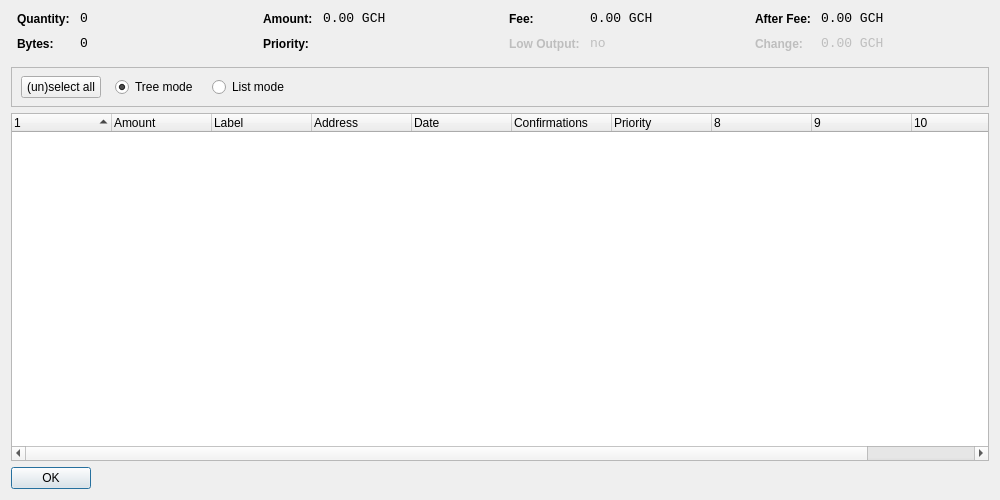
<?xml version="1.0" encoding="UTF-8"?>
<ui version="4.0">
 <class>CoinControlDialog</class>
 <widget class="QDialog" name="CoinControlDialog">
  <property name="geometry">
   <rect>
    <x>0</x>
    <y>0</y>
    <width>1000</width>
    <height>500</height>
   </rect>
  </property>
  <property name="windowTitle">
   <string>Coin Control</string>
  </property>
  <layout class="QVBoxLayout" name="verticalLayout">
   <item>
    <layout class="QHBoxLayout" name="horizontalLayoutTop" stretch="0,0,0,0">
     <property name="topMargin">
      <number>0</number>
     </property>
     <property name="bottomMargin">
      <number>10</number>
     </property>
     <item>
      <layout class="QFormLayout" name="formLayoutCoinControl1">
       <property name="horizontalSpacing">
        <number>10</number>
       </property>
       <property name="verticalSpacing">
        <number>10</number>
       </property>
       <property name="leftMargin">
        <number>6</number>
       </property>
       <property name="rightMargin">
        <number>6</number>
       </property>
       <item row="0" column="0">
        <widget class="QLabel" name="labelCoinControlQuantityText">
         <property name="styleSheet">
          <string notr="true">font-weight:bold;</string>
         </property>
         <property name="text">
          <string>Quantity:</string>
         </property>
        </widget>
       </item>
       <item row="0" column="1">
        <widget class="QLabel" name="labelCoinControlQuantity">
         <property name="font">
          <font>
           <family>Monospace</family>
           <pointsize>10</pointsize>
          </font>
         </property>
         <property name="cursor">
          <cursorShape>IBeamCursor</cursorShape>
         </property>
         <property name="contextMenuPolicy">
          <enum>Qt::ActionsContextMenu</enum>
         </property>
         <property name="text">
          <string notr="true">0</string>
         </property>
         <property name="textInteractionFlags">
          <set>Qt::LinksAccessibleByMouse|Qt::TextSelectableByKeyboard|Qt::TextSelectableByMouse</set>
         </property>
        </widget>
       </item>
       <item row="1" column="0">
        <widget class="QLabel" name="labelCoinControlBytesText">
         <property name="styleSheet">
          <string notr="true">font-weight:bold;</string>
         </property>
         <property name="text">
          <string>Bytes:</string>
         </property>
        </widget>
       </item>
       <item row="1" column="1">
        <widget class="QLabel" name="labelCoinControlBytes">
         <property name="font">
          <font>
           <family>Monospace</family>
           <pointsize>10</pointsize>
          </font>
         </property>
         <property name="cursor">
          <cursorShape>IBeamCursor</cursorShape>
         </property>
         <property name="contextMenuPolicy">
          <enum>Qt::ActionsContextMenu</enum>
         </property>
         <property name="text">
          <string notr="true">0</string>
         </property>
         <property name="textInteractionFlags">
          <set>Qt::LinksAccessibleByMouse|Qt::TextSelectableByKeyboard|Qt::TextSelectableByMouse</set>
         </property>
        </widget>
       </item>
      </layout>
     </item>
     <item>
      <layout class="QFormLayout" name="formLayoutCoinControl2">
       <property name="horizontalSpacing">
        <number>10</number>
       </property>
       <property name="verticalSpacing">
        <number>10</number>
       </property>
       <property name="leftMargin">
        <number>6</number>
       </property>
       <property name="rightMargin">
        <number>6</number>
       </property>
       <item row="0" column="0">
        <widget class="QLabel" name="labelCoinControlAmountText">
         <property name="styleSheet">
          <string notr="true">font-weight:bold;</string>
         </property>
         <property name="text">
          <string>Amount:</string>
         </property>
        </widget>
       </item>
       <item row="0" column="1">
        <widget class="QLabel" name="labelCoinControlAmount">
         <property name="font">
          <font>
           <family>Monospace</family>
           <pointsize>10</pointsize>
          </font>
         </property>
         <property name="cursor">
          <cursorShape>IBeamCursor</cursorShape>
         </property>
         <property name="contextMenuPolicy">
          <enum>Qt::ActionsContextMenu</enum>
         </property>
         <property name="text">
          <string notr="true">0.00 GCH</string>
         </property>
         <property name="textInteractionFlags">
          <set>Qt::LinksAccessibleByMouse|Qt::TextSelectableByKeyboard|Qt::TextSelectableByMouse</set>
         </property>
        </widget>
       </item>
       <item row="1" column="0">
        <widget class="QLabel" name="labelCoinControlPriorityText">
         <property name="styleSheet">
          <string notr="true">font-weight:bold;</string>
         </property>
         <property name="text">
          <string>Priority:</string>
         </property>
        </widget>
       </item>
       <item row="1" column="1">
        <widget class="QLabel" name="labelCoinControlPriority">
         <property name="font">
          <font>
           <family>Monospace</family>
           <pointsize>10</pointsize>
          </font>
         </property>
         <property name="cursor">
          <cursorShape>IBeamCursor</cursorShape>
         </property>
         <property name="contextMenuPolicy">
          <enum>Qt::ActionsContextMenu</enum>
         </property>
         <property name="text">
          <string/>
         </property>
         <property name="textInteractionFlags">
          <set>Qt::LinksAccessibleByMouse|Qt::TextSelectableByKeyboard|Qt::TextSelectableByMouse</set>
         </property>
        </widget>
       </item>
      </layout>
     </item>
     <item>
      <layout class="QFormLayout" name="formLayoutCoinControl3">
       <property name="horizontalSpacing">
        <number>10</number>
       </property>
       <property name="verticalSpacing">
        <number>10</number>
       </property>
       <property name="leftMargin">
        <number>6</number>
       </property>
       <property name="rightMargin">
        <number>6</number>
       </property>
       <item row="0" column="0">
        <widget class="QLabel" name="labelCoinControlFeeText">
         <property name="styleSheet">
          <string notr="true">font-weight:bold;</string>
         </property>
         <property name="text">
          <string>Fee:</string>
         </property>
        </widget>
       </item>
       <item row="0" column="1">
        <widget class="QLabel" name="labelCoinControlFee">
         <property name="font">
          <font>
           <family>Monospace</family>
           <pointsize>10</pointsize>
          </font>
         </property>
         <property name="cursor">
          <cursorShape>IBeamCursor</cursorShape>
         </property>
         <property name="contextMenuPolicy">
          <enum>Qt::ActionsContextMenu</enum>
         </property>
         <property name="text">
          <string notr="true">0.00 GCH</string>
         </property>
         <property name="textInteractionFlags">
          <set>Qt::LinksAccessibleByMouse|Qt::TextSelectableByKeyboard|Qt::TextSelectableByMouse</set>
         </property>
        </widget>
       </item>
       <item row="1" column="0">
        <widget class="QLabel" name="labelCoinControlLowOutputText">
         <property name="enabled">
          <bool>false</bool>
         </property>
         <property name="styleSheet">
          <string notr="true">font-weight:bold;</string>
         </property>
         <property name="text">
          <string>Low Output:</string>
         </property>
        </widget>
       </item>
       <item row="1" column="1">
        <widget class="QLabel" name="labelCoinControlLowOutput">
         <property name="enabled">
          <bool>false</bool>
         </property>
         <property name="font">
          <font>
           <family>Monospace</family>
           <pointsize>10</pointsize>
          </font>
         </property>
         <property name="cursor">
          <cursorShape>IBeamCursor</cursorShape>
         </property>
         <property name="contextMenuPolicy">
          <enum>Qt::ActionsContextMenu</enum>
         </property>
         <property name="text">
          <string notr="true">no</string>
         </property>
         <property name="textInteractionFlags">
          <set>Qt::LinksAccessibleByMouse|Qt::TextSelectableByKeyboard|Qt::TextSelectableByMouse</set>
         </property>
        </widget>
       </item>
      </layout>
     </item>
     <item>
      <layout class="QFormLayout" name="formLayoutCoinControl4">
       <property name="horizontalSpacing">
        <number>10</number>
       </property>
       <property name="verticalSpacing">
        <number>10</number>
       </property>
       <property name="leftMargin">
        <number>6</number>
       </property>
       <property name="rightMargin">
        <number>6</number>
       </property>
       <item row="0" column="0">
        <widget class="QLabel" name="labelCoinControlAfterFeeText">
         <property name="styleSheet">
          <string notr="true">font-weight:bold;</string>
         </property>
         <property name="text">
          <string>After Fee:</string>
         </property>
        </widget>
       </item>
       <item row="0" column="1">
        <widget class="QLabel" name="labelCoinControlAfterFee">
         <property name="font">
          <font>
           <family>Monospace</family>
           <pointsize>10</pointsize>
          </font>
         </property>
         <property name="cursor">
          <cursorShape>IBeamCursor</cursorShape>
         </property>
         <property name="contextMenuPolicy">
          <enum>Qt::ActionsContextMenu</enum>
         </property>
         <property name="text">
          <string notr="true">0.00 GCH</string>
         </property>
         <property name="textInteractionFlags">
          <set>Qt::LinksAccessibleByMouse|Qt::TextSelectableByKeyboard|Qt::TextSelectableByMouse</set>
         </property>
        </widget>
       </item>
       <item row="1" column="0">
        <widget class="QLabel" name="labelCoinControlChangeText">
         <property name="enabled">
          <bool>false</bool>
         </property>
         <property name="styleSheet">
          <string notr="true">font-weight:bold;</string>
         </property>
         <property name="text">
          <string>Change:</string>
         </property>
        </widget>
       </item>
       <item row="1" column="1">
        <widget class="QLabel" name="labelCoinControlChange">
         <property name="enabled">
          <bool>false</bool>
         </property>
         <property name="font">
          <font>
           <family>Monospace</family>
           <pointsize>10</pointsize>
          </font>
         </property>
         <property name="cursor">
          <cursorShape>IBeamCursor</cursorShape>
         </property>
         <property name="contextMenuPolicy">
          <enum>Qt::ActionsContextMenu</enum>
         </property>
         <property name="text">
          <string notr="true">0.00 GCH</string>
         </property>
         <property name="textInteractionFlags">
          <set>Qt::LinksAccessibleByMouse|Qt::TextSelectableByKeyboard|Qt::TextSelectableByMouse</set>
         </property>
        </widget>
       </item>
      </layout>
     </item>
    </layout>
   </item>
   <item>
    <widget class="QFrame" name="frame">
     <property name="minimumSize">
      <size>
       <width>0</width>
       <height>40</height>
      </size>
     </property>
     <property name="frameShape">
      <enum>QFrame::StyledPanel</enum>
     </property>
     <property name="frameShadow">
      <enum>QFrame::Sunken</enum>
     </property>
     <widget class="QWidget" name="horizontalLayoutWidget">
      <property name="geometry">
       <rect>
        <x>10</x>
        <y>0</y>
        <width>781</width>
        <height>41</height>
       </rect>
      </property>
      <layout class="QHBoxLayout" name="horizontalLayoutPanel" stretch="0,0,0,0,0">
       <property name="spacing">
        <number>14</number>
       </property>
       <item>
        <widget class="QPushButton" name="pushButtonSelectAll">
         <property name="sizePolicy">
          <sizepolicy hsizetype="Maximum" vsizetype="Fixed">
           <horstretch>0</horstretch>
           <verstretch>0</verstretch>
          </sizepolicy>
         </property>
         <property name="text">
          <string>(un)select all</string>
         </property>
        </widget>
       </item>
       <item>
        <widget class="QRadioButton" name="radioTreeMode">
         <property name="sizePolicy">
          <sizepolicy hsizetype="Maximum" vsizetype="Fixed">
           <horstretch>0</horstretch>
           <verstretch>0</verstretch>
          </sizepolicy>
         </property>
         <property name="text">
          <string>Tree mode</string>
         </property>
         <property name="checked">
          <bool>true</bool>
         </property>
        </widget>
       </item>
       <item>
        <widget class="QRadioButton" name="radioListMode">
         <property name="sizePolicy">
          <sizepolicy hsizetype="Maximum" vsizetype="Fixed">
           <horstretch>0</horstretch>
           <verstretch>0</verstretch>
          </sizepolicy>
         </property>
         <property name="text">
          <string>List mode</string>
         </property>
        </widget>
       </item>
       <item>
        <spacer name="horizontalSpacer">
         <property name="orientation">
          <enum>Qt::Horizontal</enum>
         </property>
         <property name="sizeHint" stdset="0">
          <size>
           <width>40</width>
           <height>20</height>
          </size>
         </property>
        </spacer>
       </item>
      </layout>
     </widget>
    </widget>
   </item>
   <item>
    <widget class="CoinControlTreeWidget" name="treeWidget">
     <property name="contextMenuPolicy">
      <enum>Qt::CustomContextMenu</enum>
     </property>
     <property name="sortingEnabled">
      <bool>false</bool>
     </property>
     <property name="columnCount">
      <number>11</number>
     </property>
     <attribute name="headerShowSortIndicator" stdset="0">
      <bool>true</bool>
     </attribute>
     <attribute name="headerStretchLastSection">
      <bool>false</bool>
     </attribute>
     <column>
      <property name="text">
       <string/>
      </property>
     </column>
     <column>
      <property name="text">
       <string>Amount</string>
      </property>
     </column>
     <column>
      <property name="text">
       <string>Label</string>
      </property>
     </column>
     <column>
      <property name="text">
       <string>Address</string>
      </property>
     </column>
     <column>
      <property name="text">
       <string>Date</string>
      </property>
     </column>
     <column>
      <property name="text">
       <string>Confirmations</string>
      </property>
      <property name="toolTip">
       <string>Confirmed</string>
      </property>
     </column>
     <column>
      <property name="text">
       <string>Priority</string>
      </property>
     </column>
     <column>
      <property name="text">
       <string/>
      </property>
     </column>
     <column>
      <property name="text">
       <string/>
      </property>
     </column>
     <column>
      <property name="text">
       <string/>
      </property>
     </column>
     <column>
      <property name="text">
       <string/>
      </property>
     </column>
    </widget>
   </item>
   <item>
    <widget class="QDialogButtonBox" name="buttonBox">
     <property name="sizePolicy">
      <sizepolicy hsizetype="Maximum" vsizetype="Fixed">
       <horstretch>0</horstretch>
       <verstretch>0</verstretch>
      </sizepolicy>
     </property>
     <property name="orientation">
      <enum>Qt::Horizontal</enum>
     </property>
     <property name="standardButtons">
      <set>QDialogButtonBox::Ok</set>
     </property>
    </widget>
   </item>
  </layout>
 </widget>
 <customwidgets>
  <customwidget>
   <class>CoinControlTreeWidget</class>
   <extends>QTreeWidget</extends>
   <header>coincontroltreewidget.h</header>
  </customwidget>
 </customwidgets>
 <resources/>
 <connections/>
</ui>
